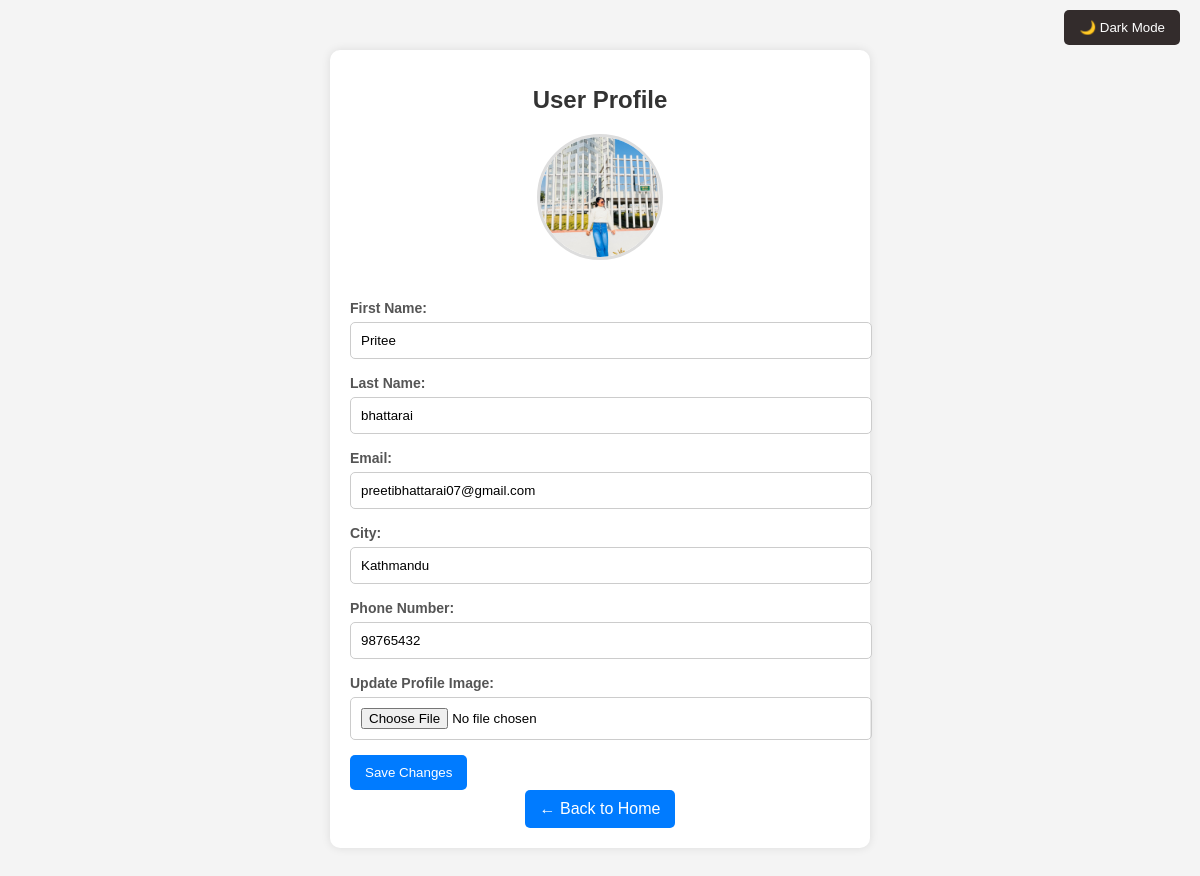
Page /user/profile/ (signed in) on the committed database.
### accounts/models.py (models this page shows, shortened)
class User(AbstractUser):
    username = None  # ✅ Remove username field completely
    email = models.EmailField(unique=True)  # Email as the unique identifier
    phone = models.CharField(max_length=15, unique=True)
    password = models.CharField(max_length=100)
    profile_image = models.ImageField(upload_to="profile_images/", null=True, blank=True)
    city = models.CharField(max_length=100, null=True, blank=True)
    is_verified = models.BooleanField(default=False)
    is_artist = models.BooleanField(default=False)
    otp = models.CharField(max_length=6, blank=True, null=True)  # ✅ Stores OTP
    works_at = models.CharField(max_length=255, null=True, blank=True)
    experience_years = models.IntegerField(default=0, null=True, blank=True)
    is_available = models.BooleanField(default=True)
    USERNAME_FIELD = "email"  # ✅ Login using email instead of username
    REQUIRED_FIELDS = []  # ✅ Don't require username
    objects = CustomUserManager()  # ✅ Use custom manager

### accounts/views.py (the view, shortened to what this page needs)
# urls.py: path('user/profile/', user_profile, name='user_profile'),
@login_required
def user_profile(request):
    user = request.user
    return render(request, 'accounts/user_profile.html', {'user': user})

### accounts/templates/accounts/user_profile.html (shortened to what this page needs)
{% load static %}
<!DOCTYPE html>
<html lang="en">
<head>
    <link rel="stylesheet" href="{% static 'css/user_profile.css' %}">
</head>
<body>
    <div class="container">
        <div class="profile-header">
            <h1>User Profile</h1>
        </div>
        <div class="profile-content">
            <div class="profile-image">
                {% if user.profile_image %}
                    <img src="{{ user.profile_image.url }}" alt="Profile Image">
                {% else %}
                    <img src="{% static 'images/default_profile.png' %}" alt="Default Profile Image">
                {% endif %}
            </div>
            <form method="POST" enctype="multipart/form-data">
                <label>First Name:</label>
                <input type="text" name="first_name" value="{{ user.first_name }}" required>
                <label>Last Name:</label>
                <input type="text" name="last_name" value="{{ user.last_name }}" required>
                <label>Email:</label>
                <input type="email" name="email" value="{{ user.email }}" required>
                <label>City:</label>
                <input type="city" name="city" value="{{ user.city }}" required>
                <label>Phone Number:</label>
                <input type="text" name="phone" value="{{ user.phone }}" required>
                <label>Update Profile Image:</label>
                <input type="file" name="profile_image">
                <button type="submit" class="save-btn">Save Changes</button>
            </form>
            <div class="back-home">
                <a href="{% url 'home' %}" class="back-btn">← Back to Home</a>
            </div>
            <button id="dark-mode-toggle">🌙 Dark Mode</button>
        </div>
    </div>
</body>
</html>

### accounts/static/css/user_profile.css (style rules this page uses)
body { font-family: Arial, sans-serif; background-color: #f4f4f4; margin: 0; padding: 0; }
.container { max-width: 500px; margin: 50px auto; background: white; padding: 20px; border-radius: 10px; box-shadow: 0px 0px 10px rgba(0, 0, 0, 0.1); text-align: center; }
.profile-header h1 { margin-bottom: 20px; font-size: 24px; color: #333; }
.profile-image img { width: 120px; height: 120px; border-radius: 50%; object-fit: cover; border: 3px solid #ddd; margin-bottom: 15px; }
form { text-align: left; margin-top: 20px; }
form label { font-size: 14px; color: #555; font-weight: bold; }
form input { width: 100%; padding: 10px; margin-top: 5px; margin-bottom: 15px; border: 1px solid #ccc; border-radius: 5px; }
.save-btn, .back-btn { display: inline-block; padding: 10px 15px; background-color: #007bff; color: white; text-decoration: none; border-radius: 5px; border: none; cursor: pointer; transition: 0.3s; }

### accounts/templates/accounts/user_profile.html (style rules this page uses)
#dark-mode-toggle { position: fixed; top: 10px; right: 20px; background: #332c2c; color: white; border: none; padding: 10px 15px; cursor: pointer; border-radius: 5px; }

### rows in the picture
User: profile_image (picture), first_name "Pritee", last_name "bhattarai", email "preetibhattarai07@gmail.com", city "Kathmandu", phone "98765432"
